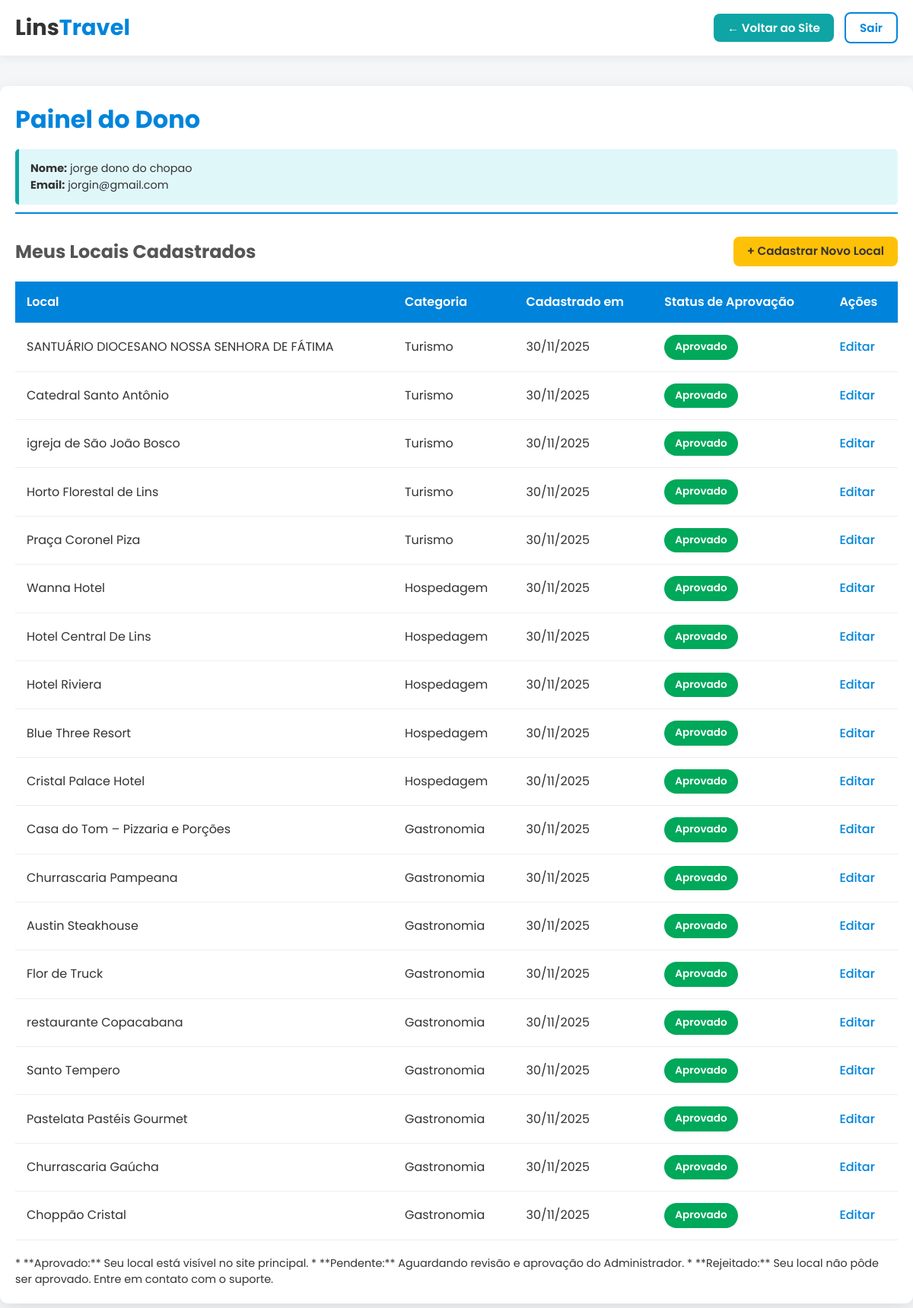
Screenshot of /php/owner_dashboard.php (signed in) with the database file from the repository.
### tables this page shows
CREATE TABLE `lugares` (
  `id` int(11) NOT NULL,
  `dono_id` int(11) NOT NULL,
  `nome` varchar(255) NOT NULL,
  `descricao` text NOT NULL,
  `endereco` varchar(255) NOT NULL,
  `imagem` varchar(255) NOT NULL,
  `categoria` enum('destaque','turismo','gastronomia','hospedagem') NOT NULL,
  `status_aprovacao` enum('pendente','aprovado','rejeitado','') NOT NULL,
  `estrelas_media` decimal(2,1) NOT NULL,
  `data_cadastro` datetime NOT NULL,
  `cep` varchar(10) DEFAULT NULL,
  `telefone` varchar(15) DEFAULT NULL
);

### php/owner_dashboard.php (the view, shortened to what this page needs)
<?php
include "conn.php";
$currentUserId = $_SESSION['user']['id'];
$userName = htmlspecialchars($_SESSION['user']['name']);
$userEmail = htmlspecialchars($_SESSION['user']['email']);
function buscarMeusLugares($pdo, $donoId) {
    $sql = "SELECT id, nome, categoria, status_aprovacao, data_cadastro FROM lugares WHERE dono_id = :donoId ORDER BY data_cadastro DESC";
    try {
        $stmt = $pdo->prepare($sql);
        $stmt->bindParam(':donoId', $donoId, PDO::PARAM_INT);
        $stmt->execute();
        return $stmt->fetchAll(PDO::FETCH_ASSOC);
    } catch (PDOException $e) {
        error_log("Erro ao buscar meus locais: " . $e->getMessage());
        return [];
    }
}
$meusLugares = buscarMeusLugares($pdo, $currentUserId);
?>
<!DOCTYPE html>
<html lang="pt-br">
<head>
    <link rel="stylesheet" href="../css/owner.css">
</head>
<body>
<nav class="navbar">
    <div class="nav-inner">
        <div class="brand"><a href="../index.php">Lins<span class="brand-accent">Travel</span></a></div>
        <div>
            <a href="../index.php" class="btn btn-back">← Voltar ao Site</a>
            <a href="logout.php" class="btn btn-outline">Sair</a>
        </div>
    </div>
</nav>
<div class="dashboard-container">
    <header class="dashboard-header">
        <h1>Painel do Dono</h1>
        <div class="profile-info">
            <p><strong>Nome:</strong> <?= $userName ?></p>
            <p><strong>Email:</strong> <?= $userEmail ?></p>
        </div>
    </header>
    <div class="action-bar">
        <h2>Meus Locais Cadastrados</h2>
        <a href="add_lugar.php" class="btn btn-primary">+ Cadastrar Novo Local</a>
    </div>
    <?php if (empty($meusLugares)): ?>
        <div style="padding: 20px; border: 1px dashed #ccc; text-align: center; margin-top: 20px; border-radius: 5px;">
            <p>Você ainda não cadastrou nenhum local.</p>
            <a href="add_lugar.php" class="btn btn-primary" style="margin-top: 10px;">Comece a Cadastrar Agora!</a>
        </div>
    <?php else: ?>
        <table class="data-table">
            <thead>
                <tr>
                    <th>Local</th>
                    <th>Categoria</th>
                    <th>Cadastrado em</th>
                    <th>Status de Aprovação</th>
                    <th>Ações</th>
                </tr>
            </thead>
            <tbody>
                <?php foreach ($meusLugares as $lugar): ?>
                    <tr>
                        <td><?= htmlspecialchars($lugar['nome']) ?></td>
                        <td><?= htmlspecialchars(ucfirst($lugar['categoria'])) ?></td>
                        <td><?= date('d/m/Y', strtotime($lugar['data_cadastro'])) ?></td>
                        <td>
                            <?php
                                $status = htmlspecialchars($lugar['status_aprovacao']);
                                $class  = "status-" . strtolower($status);
                                $displayStatus = match ($status) {
                                    'aprovado'  => 'Aprovado',
                                    'pendente'  => 'Pendente',
                                    'rejeitado' => 'Rejeitado',
                                    default     => 'Desconhecido',
                                };
                            ?>
                            <span class="status-badge <?= $class ?>"><?= $displayStatus ?></span>
                        </td>
                        <td>
                            <a href="edit_lugar.php?id=<?= $lugar['id'] ?>" class="action-link">Editar</a>
                        </td>
                    </tr>
                <?php endforeach; ?>
            </tbody>
        </table>
        <p style="margin-top: 20px; font-size: 0.9rem;">
            * **Aprovado:** Seu local está visível no site principal.
            * **Pendente:** Aguardando revisão e aprovação do Administrador.
            * **Rejeitado:** Seu local não pôde ser aprovado. Entre em contato com o suporte.
        </p>
    <?php endif; ?>
</div>
</body>
</html>

### css/owner.css (style rules this page uses)
* { margin: 0; padding: 0; box-sizing: border-box; }
body { font-family: "Poppins", Arial, sans-serif; background-color: #f4f6f8; color: #333; line-height: 1.5; }
.navbar { background-color: #ffffff; box-shadow: 0 4px 12px rgba(0,0,0,0.05); padding: 15px 0; position: sticky; top: 0; z-index: 100; }
.nav-inner { max-width: 1200px; margin: 0 auto; padding: 0 20px; display: flex; justify-content: space-between; align-items: center; }
.brand a { font-size: 1.8rem; font-weight: 700; color: #333; text-decoration: none; }
.brand-accent { color: #0084db; }
.btn { text-decoration: none; padding: 8px 18px; border-radius: 8px; font-weight: 600; border: none; cursor: pointer; font-size: 0.95rem; transition: background-color 0.3s, transform 0.2s; margin-left: 10px; }
.btn-primary { background-color: #ffc107; color: #333; }
.btn-back { background-color: #0ea5a4; color: white; }
.btn-outline { background-color: transparent; border: 2px solid #0084db; color: #0084db; }
.dashboard-container { max-width: 1200px; margin: 40px auto; padding: 20px; background: white; border-radius: 10px; box-shadow: 0 8px 25px rgba(0, 0, 0, 0.1); }
.dashboard-header { border-bottom: 2px solid #0084db; padding-bottom: 10px; margin-bottom: 30px; }
.dashboard-header h1 { font-size: 2rem; color: #0084db; margin: 0; }
.profile-info { margin-top: 15px; padding: 15px; background: #e0f7fa; border-left: 5px solid #0ea5a4; border-radius: 5px; font-size: 0.9rem; }
.action-bar { display: flex; justify-content: space-between; align-items: center; margin-bottom: 20px; }
.action-bar h2 { font-size: 1.5rem; color: #555; margin: 0; }
.data-table { width: 100%; border-collapse: collapse; margin-top: 20px; }
.data-table th, .data-table td { padding: 15px; text-align: left; border-bottom: 1px solid #eee; }
.data-table th { background-color: #0084db; color: white; font-weight: 600; }
.status-badge { padding: 6px 14px; border-radius: 20px; font-weight: 600; font-size: 0.85rem; color: white; display: inline-block; }
.status-aprovado { background-color: #00a85a; }
.action-link { color: #0084db; text-decoration: none; font-weight: 500; transition: color 0.2s; }

### rows the page displays
lugares: nome "SANTUÁRIO DIOCESANO NOSSA SENHORA DE FÁTIMA", categoria "Turismo", data_cadastro "30/11/2025", status_aprovacao "Aprovado"
lugares: nome "Catedral Santo Antônio", categoria "Turismo", data_cadastro "30/11/2025", status_aprovacao "Aprovado"
lugares: nome "igreja de São João Bosco", categoria "Turismo", data_cadastro "30/11/2025", status_aprovacao "Aprovado"
lugares: nome "Horto Florestal de Lins", categoria "Turismo", data_cadastro "30/11/2025", status_aprovacao "Aprovado"
lugares: nome "Praça Coronel Piza", categoria "Turismo", data_cadastro "30/11/2025", status_aprovacao "Aprovado"
lugares: nome "Wanna Hotel", categoria "Hospedagem", data_cadastro "30/11/2025", status_aprovacao "Aprovado"
lugares: nome "Hotel Central De Lins", categoria "Hospedagem", data_cadastro "30/11/2025", status_aprovacao "Aprovado"
lugares: nome "Hotel Riviera", categoria "Hospedagem", data_cadastro "30/11/2025", status_aprovacao "Aprovado"
lugares: nome "Blue Three Resort", categoria "Hospedagem", data_cadastro "30/11/2025", status_aprovacao "Aprovado"
lugares: nome "Cristal Palace Hotel", categoria "Hospedagem", data_cadastro "30/11/2025", status_aprovacao "Aprovado"
lugares: nome "Casa do Tom – Pizzaria e Porções", categoria "Gastronomia", data_cadastro "30/11/2025", status_aprovacao "Aprovado"
lugares: nome "Churrascaria Pampeana", categoria "Gastronomia", data_cadastro "30/11/2025", status_aprovacao "Aprovado"
lugares: nome "Austin Steakhouse", categoria "Gastronomia", data_cadastro "30/11/2025", status_aprovacao "Aprovado"
lugares: nome "Flor de Truck", categoria "Gastronomia", data_cadastro "30/11/2025", status_aprovacao "Aprovado"
lugares: nome "restaurante Copacabana", categoria "Gastronomia", data_cadastro "30/11/2025", status_aprovacao "Aprovado"
lugares: nome "Santo Tempero", categoria "Gastronomia", data_cadastro "30/11/2025", status_aprovacao "Aprovado"
lugares: nome "Pastelata Pastéis Gourmet", categoria "Gastronomia", data_cadastro "30/11/2025", status_aprovacao "Aprovado"
lugares: nome "Churrascaria Gaúcha", categoria "Gastronomia", data_cadastro "30/11/2025", status_aprovacao "Aprovado"
lugares: nome "Choppão Cristal", categoria "Gastronomia", data_cadastro "30/11/2025", status_aprovacao "Aprovado"

### other values shown
$userName "jorge dono do chopao"
$userEmail "jorgin@gmail.com"
